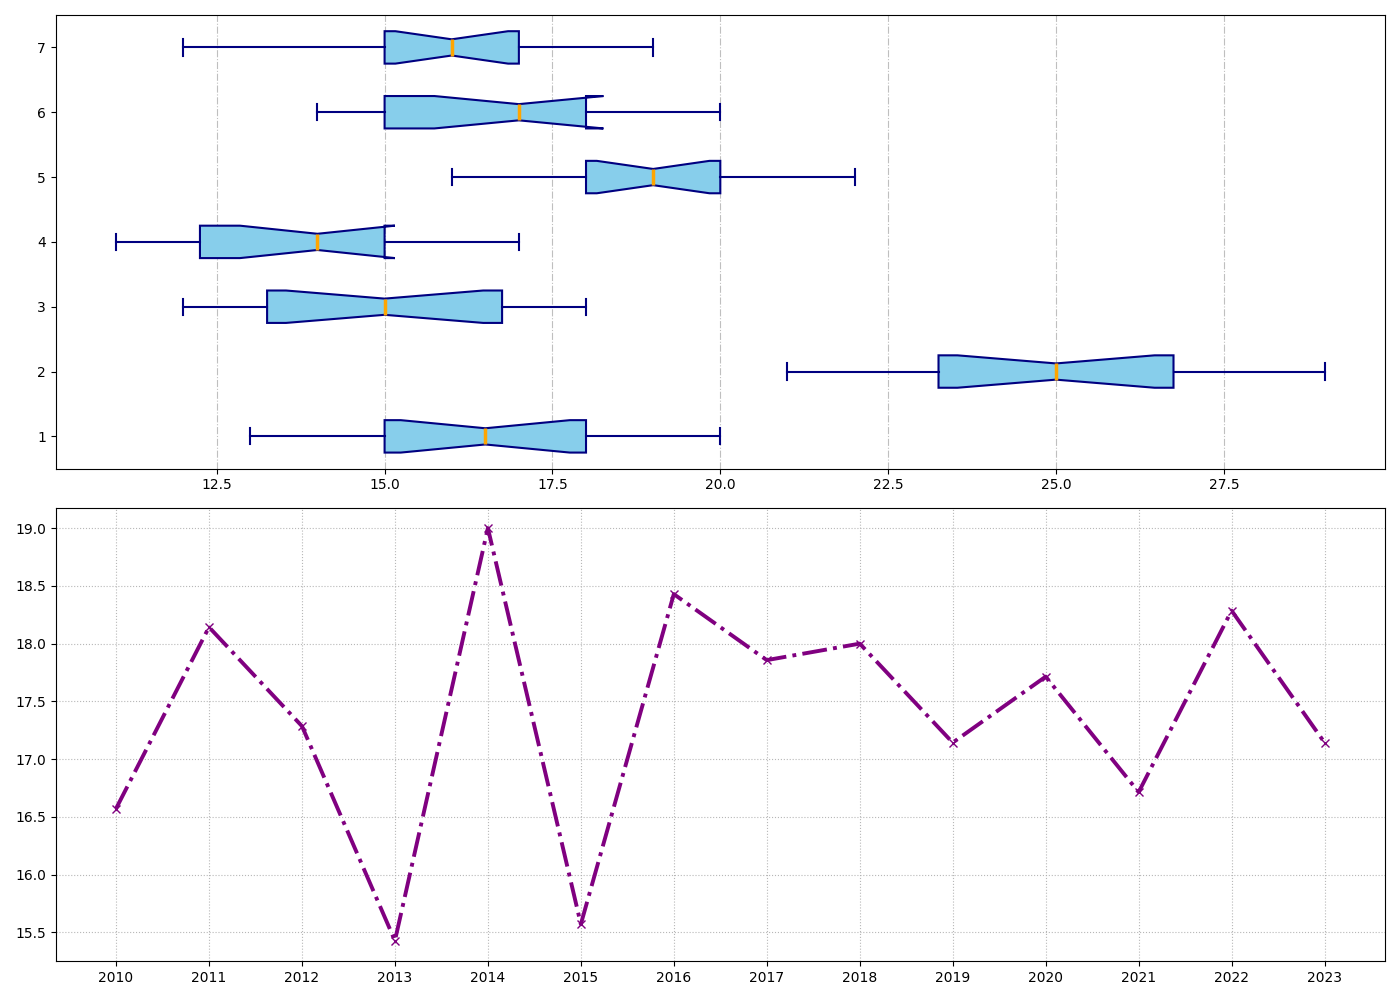

Write the Python code that produced this figure.
import matplotlib.pyplot as plt

bordeaux_yields = [18, 14, 16, 13, 19, 15, 20, 18, 16, 17, 19, 13, 15, 18]
napa_valley_yields = [23, 24, 25, 21, 27, 23, 26, 28, 22, 24, 29, 25, 27, 26]
tuscany_yields = [14, 17, 16, 12, 17, 13, 15, 16, 18, 14, 15, 12, 18, 13]
rioja_yields = [13, 15, 16, 11, 17, 12, 14, 15, 16, 13, 12, 14, 11, 15]
marlborough_yields = [18, 21, 22, 16, 19, 17, 20, 18, 19, 21, 17, 20, 18, 19]
barossa_valley_yields = [15, 18, 14, 19, 17, 14, 18, 15, 17, 14, 18, 16, 20, 17]
piedmont_yields = [15, 18, 12, 16, 17, 15, 16, 15, 18, 17, 14, 17, 19, 12]

yield_data = [
    bordeaux_yields,
    napa_valley_yields,
    tuscany_yields,
    rioja_yields,
    marlborough_yields,
    barossa_valley_yields,
    piedmont_yields
]

fig, ax = plt.subplots(2, 1, figsize=(14, 10))

# Create a horizontal boxplot
ax[0].boxplot(yield_data, patch_artist=True, notch=True, vert=False,
              boxprops=dict(facecolor='skyblue', color='navy', linewidth=1.5),
              whiskerprops=dict(color='navy', linewidth=1.5),
              capprops=dict(color='navy', linewidth=1.5),
              medianprops=dict(color='orange', linewidth=2.5),
              flierprops=dict(marker='+', color='navy', alpha=0.7))

ax[0].grid(axis='x', linestyle='-.', alpha=0.8)

years = list(range(2010, 2024))
average_yields_per_year = [
    sum(yields) / len(yields) for yields in zip(*yield_data)
]

ax[1].plot(years, average_yields_per_year, marker='x', color='purple', linewidth=2.8, linestyle='-.')

ax[1].set_xticks(years)
ax[1].grid(linestyle=':', alpha=0.9)

plt.tight_layout()
plt.show()
